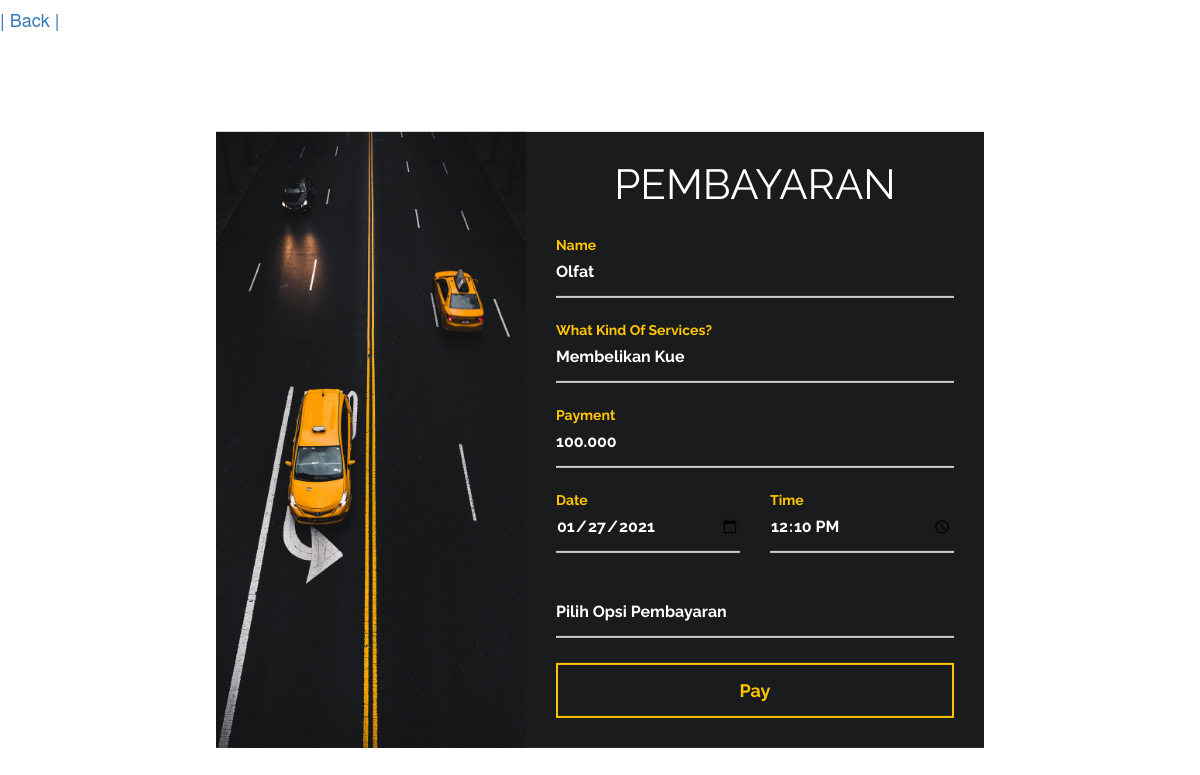
The page /booking/pembayaran.php?id=5 on the database its author committed.
### tables this page shows
CREATE TABLE `pemesanan` (
  `id_pemesanan` int(11) NOT NULL,
  `nama` varchar(200) NOT NULL,
  `email_pemesan` varchar(50) NOT NULL,
  `telepon` varchar(20) NOT NULL,
  `lokasi` varchar(200) NOT NULL,
  `tujuan` varchar(200) NOT NULL,
  `jasa` text NOT NULL,
  `bayar` varchar(100) NOT NULL,
  `tanggal` date NOT NULL,
  `waktu` time NOT NULL,
  `status` varchar(100) NOT NULL DEFAULT 'Pending',
  `acc` varchar(100) NOT NULL DEFAULT 'Pending',
  `selesai` varchar(200) NOT NULL DEFAULT 'Pending',
  `bukti` varchar(200) NOT NULL DEFAULT 'Pending'
);

### booking/pembayaran.php (the view, shortened to what this page needs)
<?php include('../koneksi.php');
?>
<!DOCTYPE html>
<html lang="en">
<head>
    <link type="text/css" rel="stylesheet" href="../booking/css/bootstrap.min.css" />
    <link type="text/css" rel="stylesheet" href="../booking/css/style.css" />
</head>
<body>
    <h4><a href="../riwayatpesan.php">| Back |</a></h4>
    <div id="booking" class="section">
        <div class="section-center">
            <div class="container">
                <div class="row">
                    <div class="booking-form">
                        <div class="booking-bg"></div>
                        <form method="POST" action="">
                            <?php
                            $id = $_GET['id'];
                            $data = $koneksi->query("SELECT * FROM pemesanan WHERE id_pemesanan='$id'");
                            $d = $data->fetch_assoc();
                            ?>
                            <div class="form-header">
                                <h2>Pembayaran</h2>
                            </div>
                            <div class="form-group">
                                <input class="form-control" type="text" name="name" placeholder="Enter your Name" value="<?php echo $d['nama']; ?>">
                                <span class="form-label">Name</span>
                            </div>
                            <div class="form-group">
                                <input class="form-control" type="text" name="service" placeholder="What Services?" value="<?php echo $d['jasa']; ?>">
                                <span class="form-label">What kind of Services?</span>
                            </div>
                            <div class="form-group">
                                <input class="form-control" type="text" name="price" placeholder="Enter the Payment" value="<?php echo $d['bayar']; ?>">
                                <span class="form-label">Payment</span>
                            </div>
                            <div class="row">
                                <div class="col-md-6">
                                    <div class="form-group">
                                        <input class="form-control" type="date" name="date" required value="<?php echo $d['tanggal']; ?>">
                                        <span class="form-label">Date</span>
                                    </div>
                                </div>
                                <div class="col-md-6">
                                    <div class="form-group">
                                        <input class="form-control" type="time" name="time" required value="<?php echo $d['waktu']; ?>">
                                        <span class="form-label">Time</span>
                                    </div>
                                </div>
                            </div>
                            <div class="form-group">
                                <select name="opsi" class="form-control">
                                    <option>Pilih Opsi Pembayaran</option>
                                </select>
                            </div>
                            <div class="form-btn">
                                <button class="submit-btn" name="send">Pay</button>
                            </div>
                        </form>
                    </div>
                </div>
            </div>
        </div>
    </div>
</body>
</html>

### booking/css/style.css (style rules this page uses)
.section { position: relative; height: 100vh; }
.section .section-center { position: absolute; top: 50%; left: 0; right: 0; -webkit-transform: translateY(-50%); transform: translateY(-50%); }
#booking { font-family: 'Raleway', sans-serif; }
.booking-form { position: relative; max-width: 768px; width: 100%; margin: auto; background: #1a1b1d; }
.booking-form>.booking-bg { position: absolute; left: 0px; top: 0px; bottom: 0px; width: 310px; background-image: url('../img/background.jpg'); background-size: cover; background-position: center; }
.booking-form>form { margin-left: 310px; padding: 30px; }
.booking-form .form-header { margin-bottom: 25px; }
.booking-form .form-header h2 { margin: 0; font-weight: 400; color: #fff; font-size: 42px; text-transform: uppercase; text-align: center; }
.booking-form .form-group { position: relative; margin-bottom: 20px; }
.booking-form .form-control { background-color: transparent; height: 65px; padding: 0px; padding-top: 15px; border-radius: 0px; -webkit-transition: 0.2s; transition: 0.2s; color: #fff; border: 0px; font-size: 16px; font-weight: 700; -webkit-box-shadow: none; box-shadow: none; text-transform: capitalize; border-bottom: 2px solid #cecccd; }
.booking-form .form-control::placeholder { color: rgba(255, 255, 255, 0.3); }
.booking-form select.form-control { -webkit-appearance: none; -moz-appearance: none; appearance: none; }
.booking-form select.form-control option { color: #1a1b1d; }
.booking-form .form-label { color: #ffc600; font-weight: 700; line-height: 24px; height: 24px; font-size: 14px; position: absolute; left: 0; top: 26px; opacity: 0; text-transform: capitalize; pointer-events: none; -webkit-transition: 0.2s all; transition: 0.2s all; }
.booking-form input[type="date"].form-control+.form-label, .booking-form input[type="time"].form-control+.form-label { color: rgba(255, 255, 255, 0.3); opacity: 1; }
.booking-form .form-group.input-not-empty .form-label { opacity: 1; top: 0px; color: #ffc600 !important; }
.booking-form .form-btn { margin-top: 25px; }
.booking-form .submit-btn { color: #ffc600; background-color: #1a1b1d; font-weight: 700; height: 55px; padding: 10px 35px; font-size: 18px; border-radius: 0px; width: 100%; border: 2px solid #ffc600; }

### rows shown on the page
pemesanan: name "Olfat", service "Membelikan Kue", price "100.000", date "01/27/2021", time "12:10:00"
